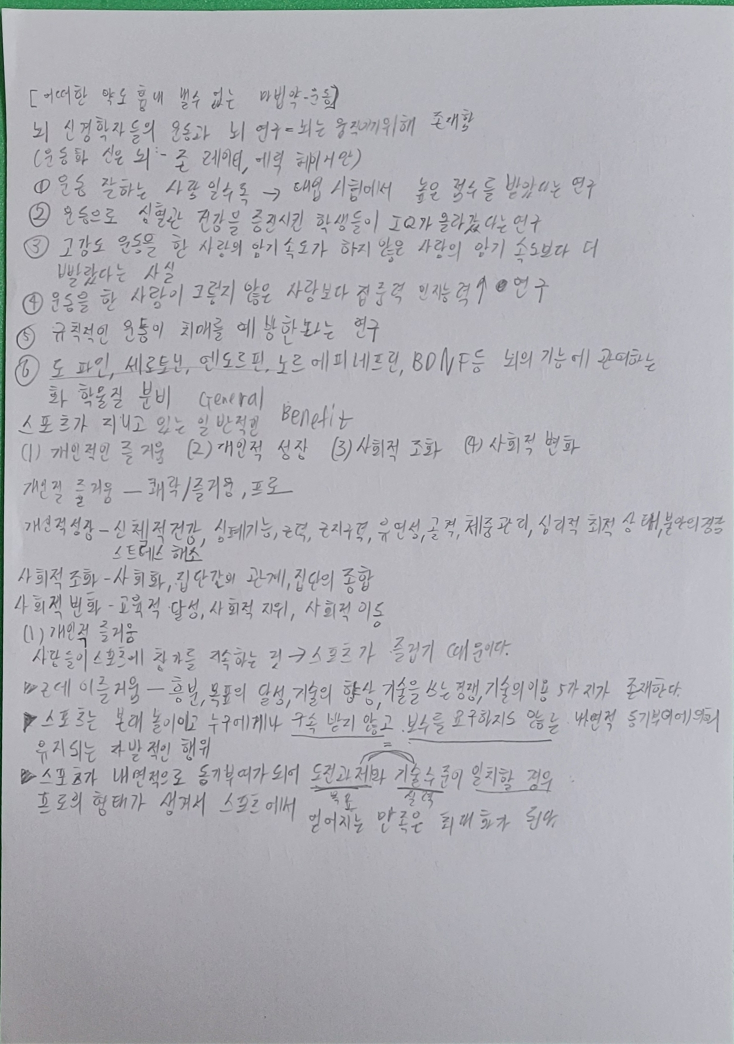
#> input picture test.jpg, 1468 x 2088 px (shown at 1/2 size)
$ python -i auto_scan_image.py   (imports and definitions only)
#> lines starting #> are read from the running program, lines starting #| are printed output that depends on the picture; after the words box and inside, x2 and y2 are one past the last pixel; in counts of white or black regions, pixels touching at a corner belong together
#> further down, picture is the input picture: shape (2088, 1468, 3); mean B, G, R 180, 174.2, 173.9
import numpy as np
import cv2


def order_points(pts):
    # initialzie a list of coordinates that will be ordered
    # such that the first entry in the list is the top-left,
    # the second entry is the top-right, the third is the
    # bottom-right, and the fourth is the bottom-left
    rect = np.zeros((4, 2), dtype="float32")

    # the top-left point will have the smallest sum, whereas
    # the bottom-right point will have the largest sum
    s = pts.sum(axis=1)
    rect[0] = pts[np.argmin(s)]
    rect[2] = pts[np.argmax(s)]

    # now, compute the difference between the points, the
    # top-right point will have the smallest difference,
    # whereas the bottom-left will have the largest difference
    diff = np.diff(pts, axis=1)
    rect[1] = pts[np.argmin(diff)]
    rect[3] = pts[np.argmax(diff)]

    # return the ordered coordinates
    return rect


def auto_scan_image(image):
    # load the image and compute the ratio of the old height
    # to the new height, clone it, and resize it
    # document.jpg ~ docuemnt7.jpg

    orig = image.copy()
    r = 800.0 / image.shape[0]
#> r = 0.383
    dim = (int(image.shape[1] * r), 800)
#> dim = (562, 800)
    image = cv2.resize(image, dim, interpolation=cv2.INTER_AREA)
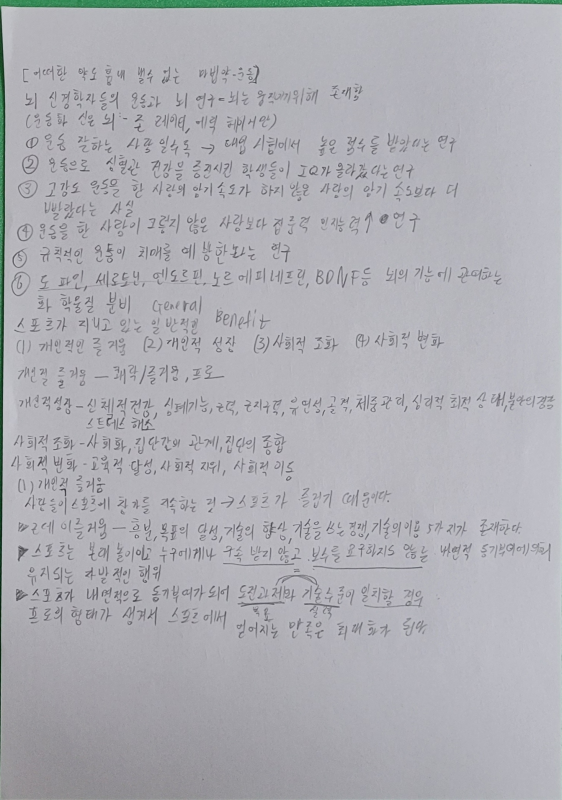
#> image: shape (800, 562, 3); mean of channels 0, 1, 2 180, 174.2, 173.9; drawn as B, G, R

    # convert the image to grayscale, blur it, and find edges
    # in the image
    gray = cv2.cvtColor(image, cv2.COLOR_BGR2GRAY)
    kernel = np.ones((5, 5), np.uint8)  # Reduce Noise Of Image
    erosion = cv2.erode(gray, kernel, iterations=1)
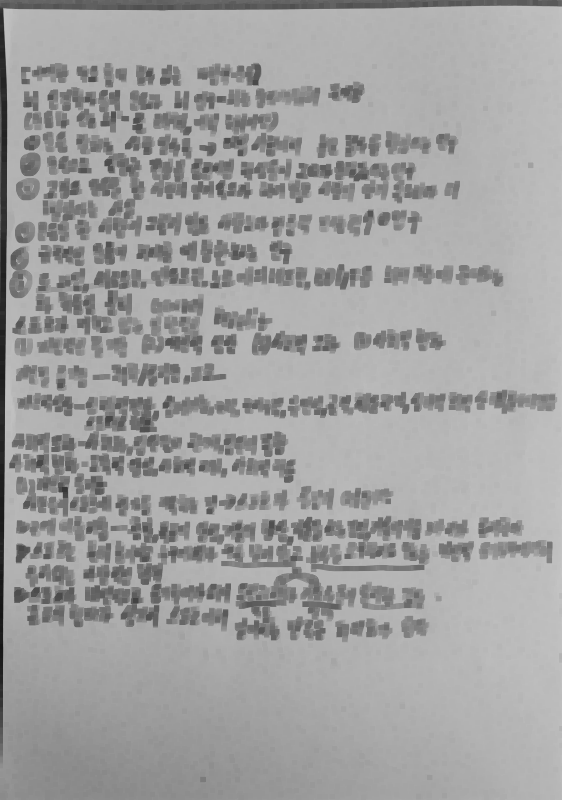
#> erosion: shape (800, 562); min 21, max 198, mean 159.9
    opening = cv2.morphologyEx(erosion, cv2.MORPH_OPEN, kernel)
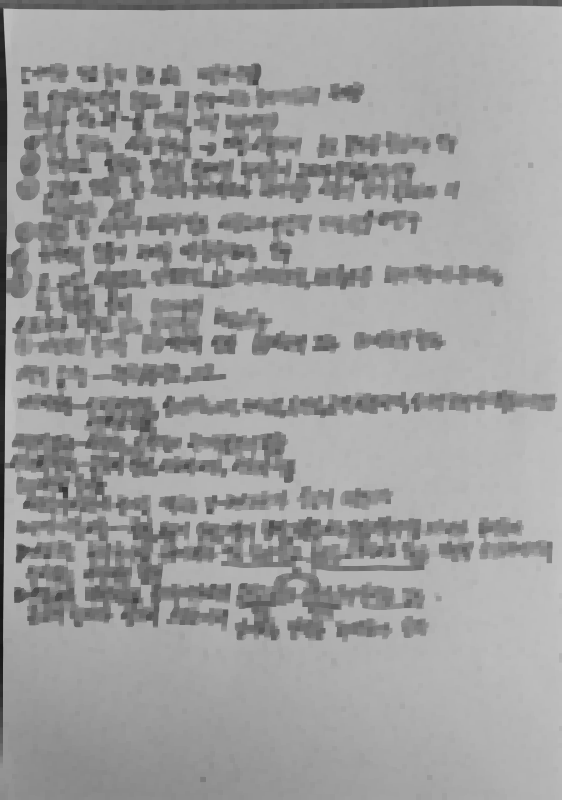
#> opening: shape (800, 562); min 21, max 195, mean 158
    closing = cv2.morphologyEx(opening, cv2.MORPH_CLOSE, kernel)
    edged = cv2.Canny(closing, 20, 240)
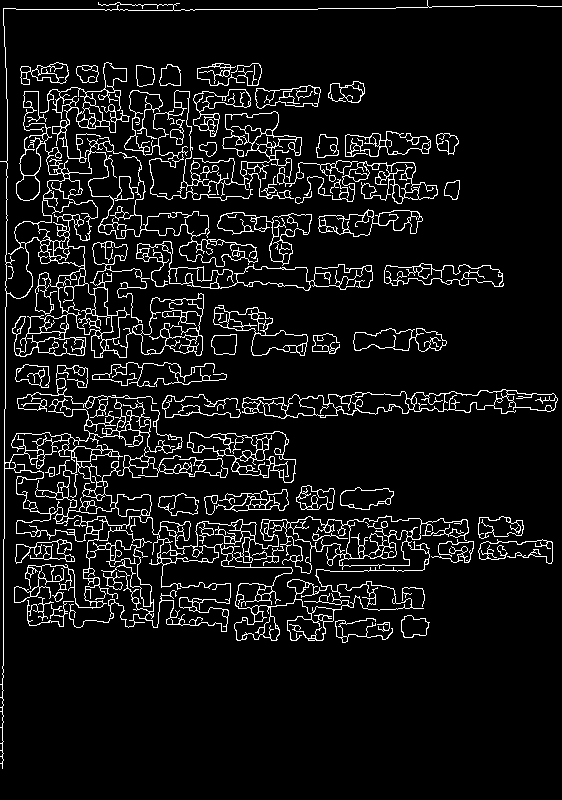
#> edged: shape (800, 562); 7.8% white in thin lines or dots

    # [6 lines of commented-out code are left out]
    thresh = cv2.adaptiveThreshold(edged, 255, cv2.ADAPTIVE_THRESH_GAUSSIAN_C, cv2.THRESH_BINARY_INV, 11, 2)
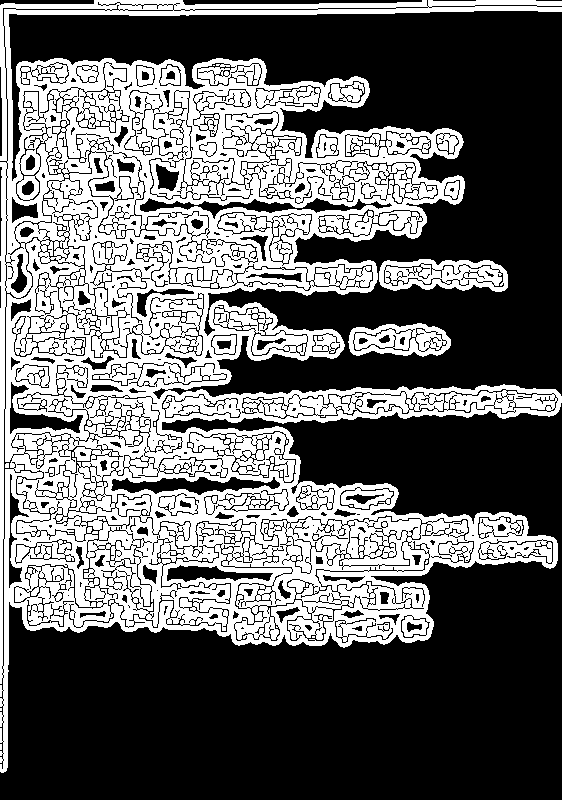
#> thresh: shape (800, 562); 40% white; 14 white regions (9 under 20 px)
    # find the contours in the edged image, keeping only the
    # largest ones, and initialize the screen contour
    cnts, _ = cv2.findContours(thresh.copy(), cv2.RETR_LIST, cv2.CHAIN_APPROX_SIMPLE)
#> cnts = 4806 contours, 3692 with area under 20; largest, box (x1, y1, x2, y2) and area: (0, 0, 562, 773) 219657, (379, 259, 508, 292) 3291, (348, 323, 451, 357) 2624, (110, 476, 281, 496) 1828, (139, 197, 393, 220) 1824
    cnts = sorted(cnts, key=cv2.contourArea, reverse=True)[:5]
#> cnts = 5 contours; box (x1, y1, x2, y2) and area: (0, 0, 562, 773) 219657, (379, 259, 508, 292) 3291, (348, 323, 451, 357) 2624, (110, 476, 281, 496) 1828, (139, 197, 393, 220) 1824

    # loop over the contours
    for c in cnts:
        # approximate the contour
        peri = cv2.arcLength(c, True)
        approx = cv2.approxPolyDP(c, 0.02 * peri, True)

        # if our approximated contour has four points, then we
        # can assume that we have found our screen
        if len(approx) == 4:
            screenCnt = approx
            break
#> this loop made 4 passes
#> (peri, screenCnt) on pass 4: (404.6, [[280, 483], [200, 495], [110, 489], [126, 477]])
#> peri on passes 1 to 3: 7290.2, 331.8, 261.7

    # show the contour (outline) of the piece of paper
    #print("STEP 2: Find contours of paper")

    cv2.drawContours(image, screenCnt, -1, (0, 255, 0), 25)
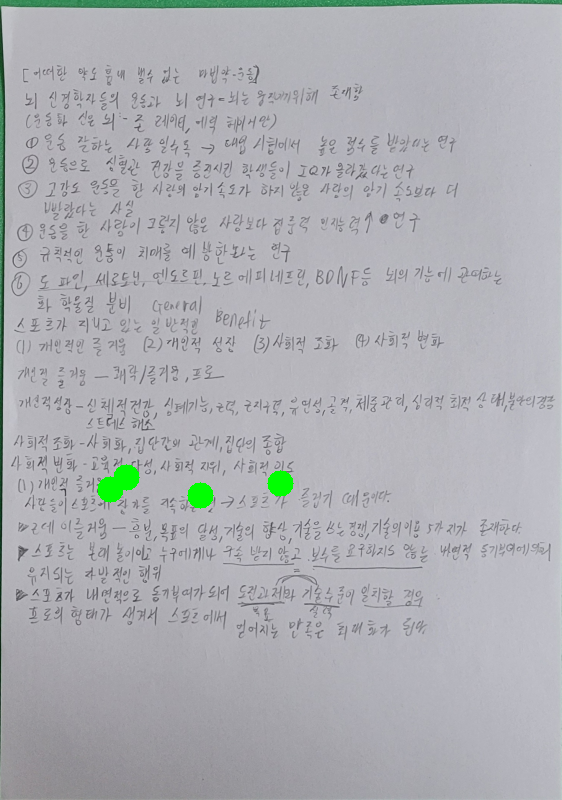
#> image: shape (800, 562, 3); 0.46% of pixels changed, all inside (x1, y1, x2, y2) = (97, 464, 294, 509); drawn as B, G, R
    # [9 lines of commented-out code are left out]
    rect = order_points(screenCnt.reshape(4, 2) / r)
#> in order_points, `s = pts.sum(axis=1)`: s = [1991.4, 1814, 1563.4, 1573.8]
#> in order_points, `diff = np.diff(pts, axis=1)`: diff = [529.8, 770, 989.2, 916.1]
#> rect = [[287.1, 1276.3], [730.8, 1260.6], [730.8, 1260.6], [287.1, 1276.3]]
    (topLeft, topRight, bottomRight, bottomLeft) = rect
#> topLeft = [287.1, 1276.3]; topRight = [730.8, 1260.6]; bottomRight = [730.8, 1260.6]; bottomLeft = [287.1, 1276.3]

    w1 = abs(bottomRight[0] - bottomLeft[0])
#> w1 = 443.7
    w2 = abs(topRight[0] - topLeft[0])
#> w2 = 443.7
    h1 = abs(topRight[1] - bottomRight[1])
#> h1 = 0
    h2 = abs(topLeft[1] - bottomLeft[1])
#> h2 = 0
    maxWidth = max([int(w1), int(w2)])
#> maxWidth = 443
    maxHeight = max([int(h1), int(h2)])
#> maxHeight = 0

    dst = np.float32([
        [0, 0],
        [maxWidth - 1, 0],
        [maxWidth - 1, maxHeight - 1],
        [0, maxHeight - 1]])
#> dst = [[0, 0], [442, 0], [442, -1], [0, -1]]

    M = cv2.getPerspectiveTransform(rect, dst)
#> M = [[-4.52e-08, -1.28e-06, 0.00165], [2.74e-05, 0.000777, -1], [5.88e-11, 1.67e-09, -2.14e-06]]

    warped = cv2.warpPerspective(orig, M, (maxWidth, maxHeight))
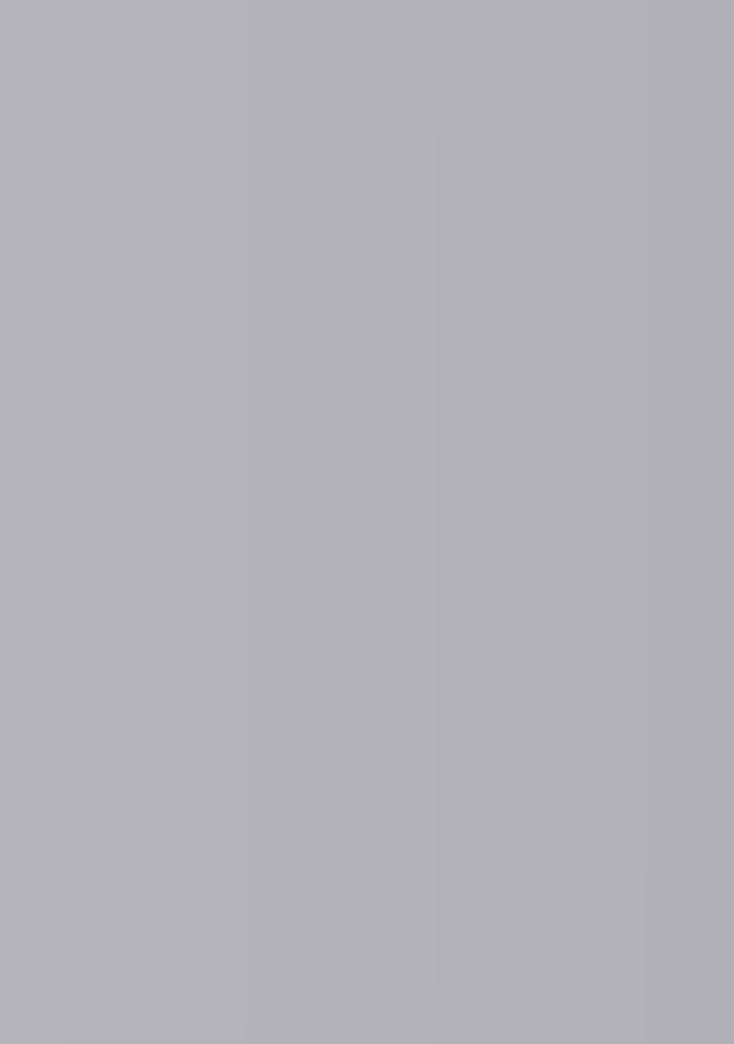
#> warped: shape (2088, 1468, 3) (shown at 1/2 size); mean B, G, R 183.9, 177.9, 178.9

    # [7 lines of commented-out code are left out]

    return warped

# [43 lines left out: function auto_scan_image2, not called in this run]

>>> import cv2
>>> picture = cv2.imread('test.jpg')
>>> result = auto_scan_image(picture)
